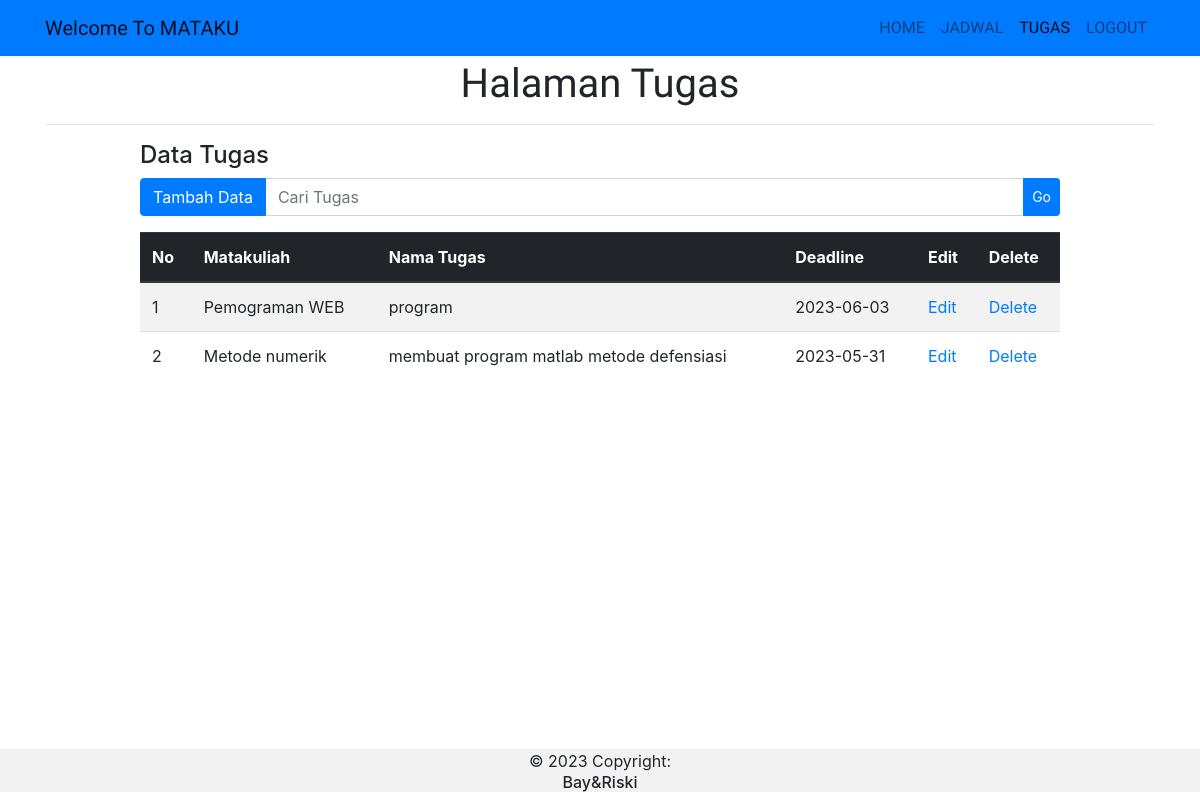
The page /admin.php?menu=tugas (signed in) on the database its author committed.
### tables this page shows
CREATE TABLE `tbl_tugas` (
  `id_tugas` int NOT NULL,
  `nama_matakuliah` varchar(80) DEFAULT NULL,
  `nama_tugas` varchar(150) DEFAULT NULL,
  `dateline` date DEFAULT NULL
);

### page/Tugas/tugas.php (the view, shortened to what this page needs)
<?php
include "koneksi.php";
$action=isset($_GET['submenu'])? $_GET['submenu'] :'';
switch($action){
default:
?>
<h1 class="text-center" style="margin-top:60px;"> Halaman Tugas</h1>
<hr/>
<div class="row">
	<div class="col-sm-10 mx-auto">
	  <h4>Data Tugas</h4>
	  <form method="POST" action="">
		<div class="input-group mb-3">
		  <div class="input-group-prepend">
			<a href="?menu=tugas&submenu=tambah" class="btn btn-primary ">Tambah Data</a>
		  </div>
		  <input type="text" name="kata" class="form-control" placeholder="Cari Tugas" autocomplete="off">
		  <div class="input-group-append">
			<button class="btn btn-primary btn-sm" type="submit" name="cari">Go</button>
		  </div>
		</div>
	  </form>
	 <div class="table-responsive ">
	 <table class="table table-hover table-striped">
	  <thead class="thead-dark">
		<tr>
			<th>No</th>
			<th>Matakuliah</th>
			<th>Nama Tugas</th>
			<th>Deadline</th>
			<th>Edit</th>
			<th>Delete</th>
		</tr>
	  </thead>
	  <tbody>
	<?php
	if(isset($_POST['cari'])){
		$kata = $_POST['kata'];
		$query=mysqli_query($koneksi, "SELECT * FROM tbl_tugas WHERE nama_matakuliah LIKE '%$kata%' ORDER BY id_tugas asc");
	}else{
		$query=mysqli_query($koneksi, "SELECT * FROM tbl_tugas ORDER BY id_tugas asc");
	}
	$no=1;
	while($d=mysqli_fetch_assoc($query)){
	?>
		<tr>
			<td><?= $no; ?></td>
			<td><?= $d['nama_matakuliah']; ?></td>
			<td><?= strtolower($d['nama_tugas']); ?></td>
			<td><?= $d['dateline']; ?></td>
			<td><a href="?menu=tugas&submenu=edit&id=<?= $d['id_tugas'];?>">Edit</a></td>
			<td>
				<a href="?menu=tugas&submenu=hapus&id=<?= $d['id_tugas'];?>"
				onClick="return confirm('Yakin mau di hapus?');">Delete</a>
			</td>
		</tr>
	<?php
	$no++;
	}
	?>
	  </tbody>
	 </table>
	 </div>
	</div>
	<div class="col-sm-4">
	</div>
  </div>
<?php
break;
?>
<?php
}

### admin.php (style rules this page uses)
h1 { font-family: 'Berkshire Swash', cursive; }

### rows shown on the page
tbl_tugas: nama_matakuliah "Pemograman WEB", nama_tugas "program", dateline "2023-06-03"
tbl_tugas: nama_matakuliah "Metode numerik", nama_tugas "membuat program matlab metode defensiasi", dateline "2023-05-31"
